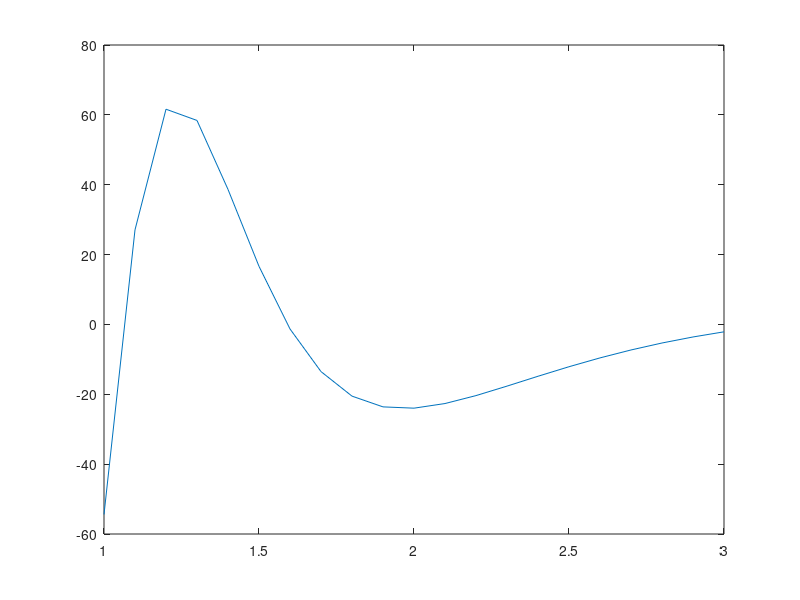

The MATLAB script that drew this image: (Note: this script raises an error after producing the figure.)
% %ex1 a
% fx =@(x) exp(-x.^2);
% a=1;
% b=1.5;
% %rez=(b-a)*fx((a+b)/2);
% 
% %ex1 b
% n=100;
% x1=a+(b-a)/(2*n);
% pas=(b-a)/n;
% xn=x1+(n-1).*(b-a)/n;
% xi=x1:pas:xn;

%rez= ((b-a)/n).* sum(fx(xi));

%ex2 romberg trapezium
% a=0;
% b=1;
% h=b-a;
% fx=@(x) 2/(1+x.^2);
% epsilon = 10^(-4);
% Qt0=(h/2).*(fx(a)+fx(b));
% Qt1=(1/2).*Qt0+h.*fx(a+h/2);
% er=abs(Qt1-Qt0);
% k=2;
% while er>epsilon
%     Qt0=Qt1;
%     k=k+1;
%     %j=1:1:2^(k-1);
%     sum=0;
%     for j=1:2^(k-1)
%         sum=sum+fx(a+((2.*j-1)./(2.^k)).*h);
%     end
%     Qt1=(1./2).*Qt0+(h./(2.^k)).*sum;
%     er=abs(Qt1-Qt0);
%    
% end
% 
% Qt1
% k
    

%ex2 simpson
% a=0;
% b=1;
% h=b-a;
% fx=@(x) 2/(1+x.^2);
% epsilon = 10^(-5);
% fx=@(x) 2/(1+x.^2);
% epsilon = 10^(-4);
% Qt0=(h/2).*(fx(a)+fx(b));
% Qt1=(1/2).*Qt0+h.*fx(a+h/2);
% Qs0=(h/6).*(fx(a)+4.*fx(a+h/2)+fx(b));
% Qs1=(1/3).*(4*Qt1-Qt0);
% er=abs(Qs1-Qs0);
% k=2;
% while er>epsilon
%     Qt0=Qt1;
%     k=k+1;
%     %j=1:1:2^(k-1);
%     sum=0;
%     for j=1:2^(k-1)
%         sum=sum+fx(a+((2.*j-1)./(2.^k)).*h);
%     end
%     Qt1=(1./2).*Qt0+(h./(2.^k)).*sum;
%     Qs0=Qs1;
%     Qs1=(1/3).*(4.*Qt1-Qt0);
%     er=abs(Qs1-Qs0);
%    
% end
% Qs1;
% k;

%ex3
points=1:0.1:3;
fx =@(x)(100./(x.^2)).*sin(10./x);
epsilon=10^(-4);
a=1;
b=3;
h=b-a;
n=100;

plot(points,fx(points));
hold on;
addquad(a,b,epsilon)

pas=(b-a)/n;
xk=a+pas:pas:b-pas;
xk1=a:pas:b-pas;
xk2=a+pas:pas:b;
simpsonRepeated=((b-a)./(6.*n)).*(fx(a)+fx(b)+4.*sum(fx((xk1+xk2)/2))+2.*sum(fx(xk)))

%simpson=@(a,b) ((b-a)/6).*(f(a)+f(b)+4.*f((a+b)/2));
function I=addquad(a,b,er)
    I1=simpson(a,b);
    I2=simpson(a,(a+b)/2)+simpson((a+b)/2,b);
    if(abs(I1-I2)<15*er)
        I=I2;
        return;
    else
        I=addquad(a,(a+b)/2,er/2) + addquad((a+b)/2,b,er/2);
    end
end

function rez=simpson(a,b)
    rez=((b-a)/6).*(f(a)+f(b)+4.*f((a+b)/2));
end
function rez2=f(x)
    rez2=(100./(x.^2)).*sin(10./x);
end




